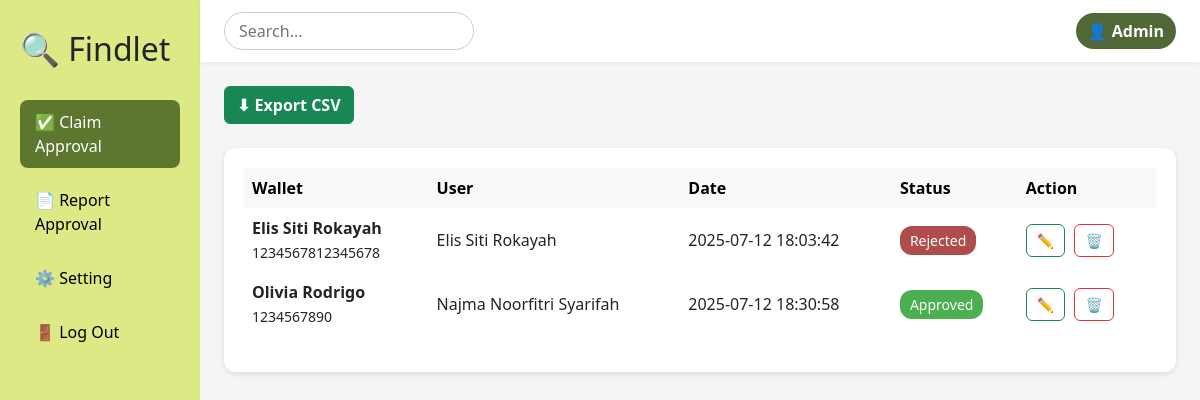
The app's page /pages/admins/approval-claim.php with its own data.
### tables this page shows
CREATE TABLE `wallet_claims` (
  `id` int(11) NOT NULL,
  `id_user` int(11) DEFAULT NULL,
  `id_number` varchar(50) DEFAULT NULL,
  `id_type` enum('KTP','SIM') DEFAULT NULL,
  `name_on_id` varchar(100) DEFAULT NULL,
  `gender` enum('Male','Female') DEFAULT NULL,
  `birth_place` varchar(100) DEFAULT NULL,
  `birth_date` date DEFAULT NULL,
  `address` text DEFAULT NULL,
  `wallet_appearance` varchar(255) DEFAULT NULL,
  `chronology` varchar(255) DEFAULT NULL,
  `status` enum('Pending','Approved','Rejected') DEFAULT 'Pending',
  `created_at` timestamp NOT NULL DEFAULT current_timestamp()
);

CREATE TABLE `users` (
  `id` int(11) NOT NULL,
  `name` varchar(100) DEFAULT NULL,
  `email` varchar(100) DEFAULT NULL,
  `phone` varchar(20) DEFAULT NULL,
  `password` varchar(255) DEFAULT NULL,
  `created_at` timestamp NOT NULL DEFAULT current_timestamp()
);

### query/data.php (called while the page is built, shortened)
<?php
    require_once "database.php";
    function getWalletClaims() {
        global $koneksi;
        $sql = "SELECT wr.*, u.name AS user_name
                FROM wallet_claims wr
                JOIN users u ON wr.id_user = u.id";
        $result = mysqli_query($koneksi, $sql);
        $data = [];
        if ($result) {
            while ($row = mysqli_fetch_assoc($result)) {
                $data[] = $row;
            }
        }
        return $data;
    }
?>

### pages/admins/approval-claim.php (the view, shortened to what this page needs)
<?php
include_once "C:/xampp/htdocs/findlet/query/data.php";
include_once "C:/xampp/htdocs/findlet/query/database.php";
$data2 = getWalletClaims();
?>
<!DOCTYPE html>
<html lang="en">
  <head>
    <link
      href="https://cdn.jsdelivr.net/npm/bootstrap@5.3.0/dist/css/bootstrap.min.css"
      rel="stylesheet"
    />
    <?php
      include_once "C:/xampp/htdocs/findlet/query/data.php";
      $data2 = getWalletClaims();
    ?>
  </head>
  <body>
    <div class="container-fluid">
      <div class="row">
        <div class="col-md-2 sidebar">
          <h2>🔍 Findlet</h2><br>
          <a href="approval-claim.php" class="nav-link active">✅ Claim Approval</a>
          <a href="approval-report.php" class="nav-link">📄 Report Approval</a>
          <a href="setting.php" class="nav-link">⚙️ Setting</a>
          <a href="logout.php" class="nav-link mt-auto">🚪 Log Out</a>
        </div>
        <div class="col-md-10 px-0">
          <div class="topbar">
            <input type="text" class="search-input" placeholder="Search..." />
            <div class="user-profile">👤 Admin</div>
          </div>
          <div
            class="d-flex justify-content-between align-items-center px-4 my-4">
            <a href="export-claim.php" class="btn btn-success btn-export">⬇ Export CSV</a>
          </div>
          <div class="card-box mx-4">
            <table class="table table-borderless align-middle">
              <thead class="table-light">
                <tr>
                  <th>Wallet</th>
                  <th>User</th>
                  <th>Date</th>
                  <th>Status</th>
                  <th>Action</th>
                </tr>
              </thead>
              <tbody>
                <?php if($data2) : ?>
                <?php foreach($data2 as $item) : ?>
                <tr>
                  <td>
                    <strong><?= $item['name_on_id'] ?></strong><br />
                    <small><?= $item['id_number'] ?></small>
                  </td>
                  <td><?= $item['user_name'] ?></td>
                  <td><?= $item['created_at'] ?></td>
                  <td>
                    <span class="status-badge
                      <?= $item['status'] === 'Pending' ? 'pending' : '' ?>
                      <?= $item['status'] === 'Approved' ? 'approved' : '' ?>
                      <?= $item['status'] === 'Rejected' ? 'rejected' : '' ?>">
                      <?= $item['status'] ?>
                    </span>
                  </td>
                  <td>
                    <a
                      href="preview-claim.php?id=<?= $item['id'] ?>"
                      class="btn btn-sm btn-outline-success btn-action"
                      >✏️</a>
                    <a href="delete.php?id=<?= $item['id'] ?>"
                      class="btn btn-sm btn-outline-danger btn-action"
                      title="Delete"
                      onclick="return confirm('Are you sure you want to delete this data?')">
                      🗑️
                    </a>
                  </td>
                  <?php endforeach; ?>
                <?php endif; ?>
                </tr>
              </tbody>
            </table>
          </div>
        </div>
      </div>
    </div>
  </body>
</html>

### pages/admins/approval-claim.php (style rules this page uses)
body { background-color: #f5f5f5; font-family: system-ui, sans-serif; }
.sidebar { height: 100vh; background-color: #dce984; padding: 30px 20px; }
.nav-link { color: #000; font-weight: 500; padding: 10px 15px; border-radius: 8px; margin-bottom: 10px; }
.nav-link.active { background-color: #5d772f; color: white; }
.topbar { background-color: #ffffff; box-shadow: 0 2px 4px rgba(0, 0, 0, 0.05); padding: 12px 24px; display: flex; justify-content: space-between; align-items: center; }
.search-input { border: 1px solid #ccc; padding: 6px 14px; border-radius: 20px; width: 250px; }
.user-profile { background-color: #4f6835; color: white; font-weight: 600; padding: 6px 12px; border-radius: 20px; }
.card-box { background-color: white; padding: 20px; border-radius: 12px; box-shadow: 0 2px 6px rgba(0, 0, 0, 0.1); margin-bottom: 20px; }
.status-badge { padding: 4px 10px; border-radius: 12px; font-size: 0.875rem; font-weight: 500; display: inline-block; color: #fff; }
.status-badge.approved { background-color: #4caf50; }
.status-badge.rejected { background-color: #af4c4cff; }
.btn-action { padding: 5px 10px; font-size: 14px; border-radius: 6px; margin-right: 5px; }
.btn-export { font-weight: 600; }

### records on screen
wallet_claims: name_on "Elis Siti Rokayah", id_number "1234567812345678", id_user.name "Elis Siti Rokayah", created_at "2025-07-12 18:03:42", status "Rejected"
wallet_claims: name_on "Olivia Rodrigo", id_number "1234567890", id_user.name "Najma Noorfitri Syarifah", created_at "2025-07-12 18:30:58", status "Approved"
